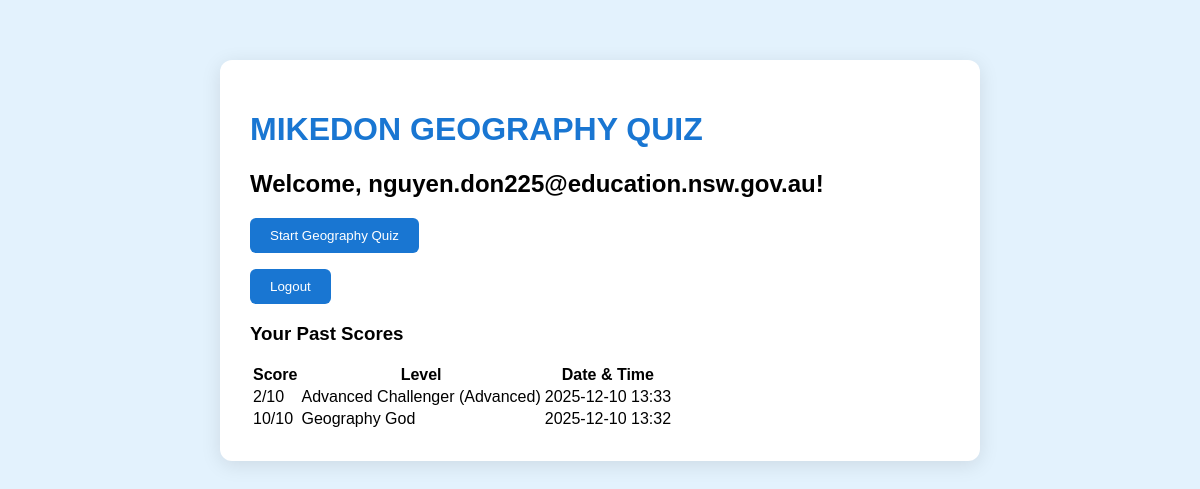
The app's page /userhome (signed in) with its own data.
### tables this page shows
CREATE TABLE records (
                 id INTEGER PRIMARY KEY AUTOINCREMENT,
                 user_id INTEGER,
                 score INTEGER,
                 level TEXT,
                 timestamp TEXT,
                 time_taken INTEGER DEFAULT 0);

### app.py (the view)
@app.route('/userhome')
def user_home():
    if 'user_id' not in session:
        return redirect(url_for('login'))
    conn = sqlite3.connect('database.db')
    c = conn.cursor()
    c.execute("SELECT score, level, timestamp FROM records WHERE user_id=? ORDER BY timestamp DESC", (session['user_id'],))
    records = c.fetchall()
    conn.close()
    return render_template('userHome.html', username=session['username'], records=records)

### templates/userHome.html (shortened to what this page needs)
<!DOCTYPE html>
<html>
<head>
    <link rel="stylesheet" href="{{ url_for('static', filename='styles.css') }}">
</head>
<body>
<div class="box">
    <h1>MIKEDON GEOGRAPHY QUIZ</h1>
    <h2>Welcome, {{ username }}!</h2>
    <p><a href="/collectingdata"><button>Start Geography Quiz</button></a></p>
    <p><a href="/logout"><button>Logout</button></a></p>
    {% if records %}
    <h3>Your Past Scores</h3>
    <table>
        <tr>
            <th>Score</th>
            <th>Level</th>
            <th>Date & Time</th>
        </tr>
        {% for r in records %}
        <tr>
            <td>{{ r[0] }}/10</td>
            <td>{{ r[1] }}</td>
            <td>{{ r[2] }}</td>
        </tr>
        {% endfor %}
    </table>
    {% else %}
    <p>No quiz taken yet. Start now!</p>
    {% endif %}
</div>
</body>
</html>

### Static/styles.css (style rules this page uses)
body { font-family: Arial, sans-serif; background: #e3f2fd; margin: 0; padding: 20px; }
.box { max-width: 700px; margin: 40px auto; padding: 30px; background: white; border-radius: 12px; box-shadow: 0 4px 20px rgba(0,0,0,0.1); }
h1 { color: #1976d2; }
button { background: #1976d2; color: white; padding: 10px 20px; border: none; border-radius: 6px; cursor: pointer; }

### records on screen
records: score "2", level "Advanced Challenger (Advanced)", timestamp "2025-12-10 13:33"
records: score "10", level "Geography God", timestamp "2025-12-10 13:32"

### other values on screen
{{ username }} "nguyen.don225@education.nsw.gov.au"
